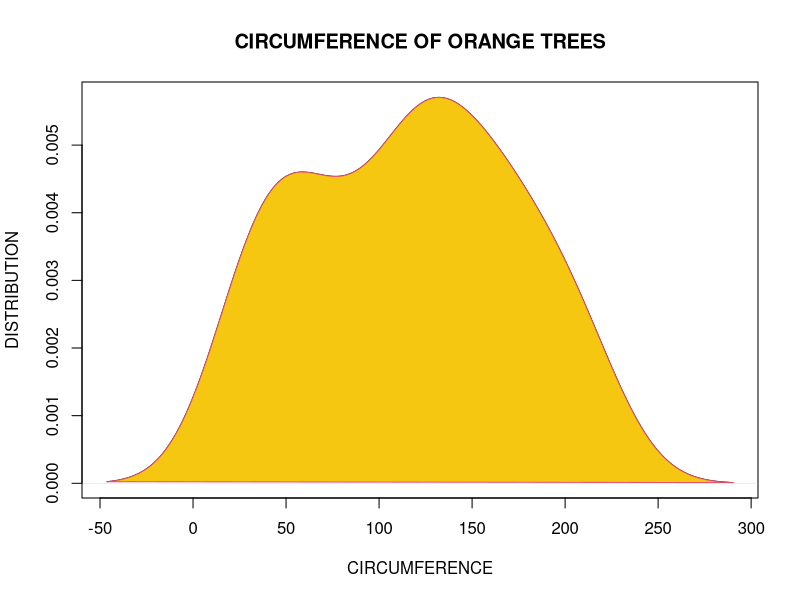

Reproduce this figure in R. (Note: this script raises an error after producing the figure.)
## ---- chunk 1
knitr::opts_chunk$set(echo = TRUE)
## ---- chunk 2
# get a dataset from R
# Orange dataset has information about the growth of orange trees
orange <- Orange
head(orange)
## ---- chunk 3
# create a density plot
plot(density(orange$circumference),
     main = "CIRCUMFERENCE OF ORANGE TREES",
     xlab = "CIRCUMFERENCE",
     ylab = "DISTRIBUTION")

polygon(density(orange$circumference), col=7, border=2)
## ---- chunk 4
# create the density plot

orange %>%
  ggplot( aes(x = circumference)) +
  geom_density(fill= 7, color= 2)
